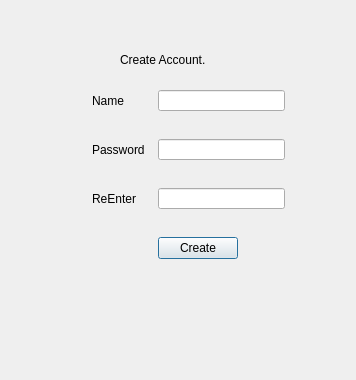
<?xml version="1.0" encoding="UTF-8"?>
<ui version="4.0">
 <class>Dialog</class>
 <widget class="QDialog" name="Dialog">
  <property name="geometry">
   <rect>
    <x>0</x>
    <y>0</y>
    <width>356</width>
    <height>380</height>
   </rect>
  </property>
  <property name="windowTitle">
   <string>Dialog</string>
  </property>
  <widget class="QWidget" name="formLayoutWidget">
   <property name="geometry">
    <rect>
     <x>80</x>
     <y>90</y>
     <width>205</width>
     <height>169</height>
    </rect>
   </property>
   <layout class="QFormLayout" name="formLayout">
    <property name="sizeConstraint">
     <enum>QLayout::SetMaximumSize</enum>
    </property>
    <property name="fieldGrowthPolicy">
     <enum>QFormLayout::ExpandingFieldsGrow</enum>
    </property>
    <property name="rowWrapPolicy">
     <enum>QFormLayout::DontWrapRows</enum>
    </property>
    <property name="labelAlignment">
     <set>Qt::AlignLeading|Qt::AlignLeft|Qt::AlignVCenter</set>
    </property>
    <property name="horizontalSpacing">
     <number>13</number>
    </property>
    <property name="verticalSpacing">
     <number>28</number>
    </property>
    <property name="leftMargin">
     <number>12</number>
    </property>
    <item row="0" column="0">
     <widget class="QLabel" name="label">
      <property name="text">
       <string>Name</string>
      </property>
     </widget>
    </item>
    <item row="1" column="0">
     <widget class="QLabel" name="label_2">
      <property name="text">
       <string>Password</string>
      </property>
     </widget>
    </item>
    <item row="2" column="0">
     <widget class="QLabel" name="label_3">
      <property name="text">
       <string>ReEnter</string>
      </property>
     </widget>
    </item>
    <item row="3" column="1">
     <widget class="QPushButton" name="pushButton">
      <property name="text">
       <string>Create</string>
      </property>
     </widget>
    </item>
    <item row="0" column="1">
     <widget class="QLineEdit" name="lineEdit"/>
    </item>
    <item row="1" column="1">
     <widget class="QLineEdit" name="lineEdit_2"/>
    </item>
    <item row="2" column="1">
     <widget class="QLineEdit" name="lineEdit_3"/>
    </item>
   </layout>
  </widget>
  <widget class="QLabel" name="label_4">
   <property name="geometry">
    <rect>
     <x>120</x>
     <y>50</y>
     <width>91</width>
     <height>20</height>
    </rect>
   </property>
   <property name="text">
    <string>Create Account.</string>
   </property>
  </widget>
 </widget>
 <resources/>
 <connections/>
</ui>
